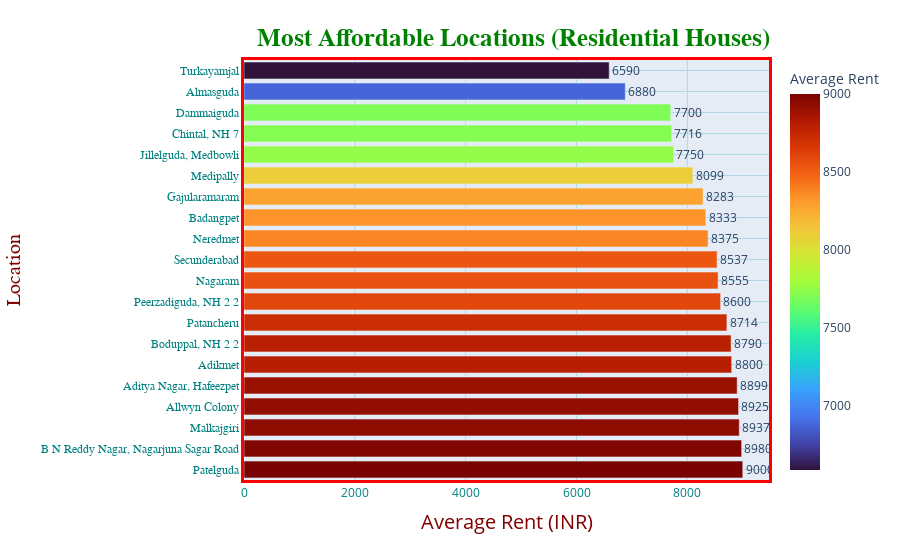

The notebook cell this image was saved under:
### Code cell
loc_grp = df1.groupby('locality')
df1['loc_count'] = loc_grp['locality'].transform('count')

df1 = df1[df1['loc_count']>=5]
loc_grp = df1.groupby('locality')
loc_rents = loc_grp['price'].mean()
loc_rents = dict(loc_rents)

list1 = list(loc_rents.keys())
list2 = list(loc_rents.values())
list2 = [int(i) for i in list2]

loc_df = pd.DataFrame(list(zip(list1,list2)), columns=['locality','average_rent'])
loc_df.sort_values(by='average_rent',ascending=True,inplace=True)

fig = px.bar(loc_df[0:20],y='locality', x='average_rent', text='average_rent',orientation='h',
            labels={'average_rent':'Average Rent'}, color='average_rent', color_continuous_scale = 'Turbo') 

fig.update_traces(textposition='outside')
fig.update_layout(title_text="<b>Most Affordable Locations (Residential Houses)</b>",
                 title_font_size=25,
                 title_font_color='green',
                 title_font_family='Titillium Web',
                 title_x=0.57,
                 title_y=0.95,
                 title_xanchor='center',
                 title_yanchor='top',
                 yaxis={'categoryorder':'total descending'}
                 )

fig.update_xaxes(
        color='teal',
        title_text='Average Rent (INR)',
        title_font_family='Open Sans',
        title_font_size=20,
        title_font_color='maroon',
        title_standoff = 15,
        gridcolor='lightblue',
        tickmode='auto',
        linecolor='red',
        linewidth=3,
        mirror=True)

fig.update_yaxes(
        color='Teal',
        title_text='Location',
        title_font_family='Droid Sans',
        title_font_size=20,
        title_font_color='maroon',
        title_standoff = 15,
        tickfont_family='Arial',
        nticks = 20,
        gridcolor='lightblue',
        linecolor='red',
        linewidth=3,
        mirror = True)

### Figure 1 — Plotly figure (JSON) as saved in the notebook; plotly's stock layout.template omitted (floating-point values rounded to 4 significant figures)
{"data": [{"alignmentgroup": "True", "hovertemplate": "Average Rent=%{marker.color}<br>locality=%{y}<extra></extra>", "legendgroup": "", "marker": {"color": [6590, 6880, 7700, 7716, 7750, 8099, 8283, 8333, 8375, 8537, 8555, 8600, 8714, 8790, 8800, 8899, 8925, 8937, 8980, 9000], "coloraxis": "coloraxis", "pattern": {"shape": ""}}, "name": "", "offsetgroup": "", "orientation": "h", "showlegend": false, "text": ["6590", "6880", "7700", "7716", "7750", "8099", "8283", "8333", "8375", "8537", "8555", "8600", "8714", "8790", "8800", "8899", "8925", "8937", "8980", "9000"], "textposition": "outside", "type": "bar", "x": [6590, 6880, 7700, 7716, 7750, 8099, 8283, 8333, 8375, 8537, 8555, 8600, 8714, 8790, 8800, 8899, 8925, 8937, 8980, 9000], "xaxis": "x", "y": ["Turkayamjal", "Almasguda", "Dammaiguda", "Chintal, NH 7", "Jillelguda, Medbowli", "Medipally", "Gajularamaram", "Badangpet", "Neredmet", "Secunderabad", "Nagaram", "Peerzadiguda, NH 2 2", "Patancheru", "Boduppal, NH 2 2", "Adikmet", "Aditya Nagar, Hafeezpet", "Allwyn Colony", "Malkajgiri", "B N Reddy Nagar, Nagarjuna Sagar Road", "Patelguda"], "yaxis": "y"}], "layout": {"barmode": "relative", "coloraxis": {"colorbar": {"title": {"text": "Average Rent"}}, "colorscale": [[0, "#30123b"], [0.07143, "#4145ab"], [0.1429, "#4675ed"], [0.2143, "#39a2fc"], [0.2857, "#1bcfd4"], [0.3571, "#24eca6"], [0.4286, "#61fc6c"], [0.5, "#a4fc3b"], [0.5714, "#d1e834"], [0.6429, "#f3c63a"], [0.7143, "#fe9b2d"], [0.7857, "#f36315"], [0.8571, "#d93806"], [0.9286, "#b11901"], [1, "#7a0402"]]}, "legend": {"tracegroupgap": 0}, "margin": {"t": 60}, "title": {"font": {"color": "green", "family": "Titillium Web", "size": 25}, "text": "<b>Most Affordable Locations (Residential Houses)</b>", "x": 0.57, "xanchor": "center", "y": 0.95, "yanchor": "top"}, "xaxis": {"anchor": "y", "color": "teal", "domain": [0, 1], "gridcolor": "lightblue", "linecolor": "red", "linewidth": 3, "mirror": true, "tickmode": "auto", "title": {"font": {"color": "maroon", "family": "Open Sans", "size": 20}, "standoff": 15, "text": "Average Rent (INR)"}}, "yaxis": {"anchor": "x", "categoryorder": "total descending", "color": "Teal", "domain": [0, 1], "gridcolor": "lightblue", "linecolor": "red", "linewidth": 3, "mirror": true, "nticks": 20, "tickfont": {"family": "Arial"}, "title": {"font": {"color": "maroon", "family": "Droid Sans", "size": 20}, "standoff": 15, "text": "Location"}}}}
